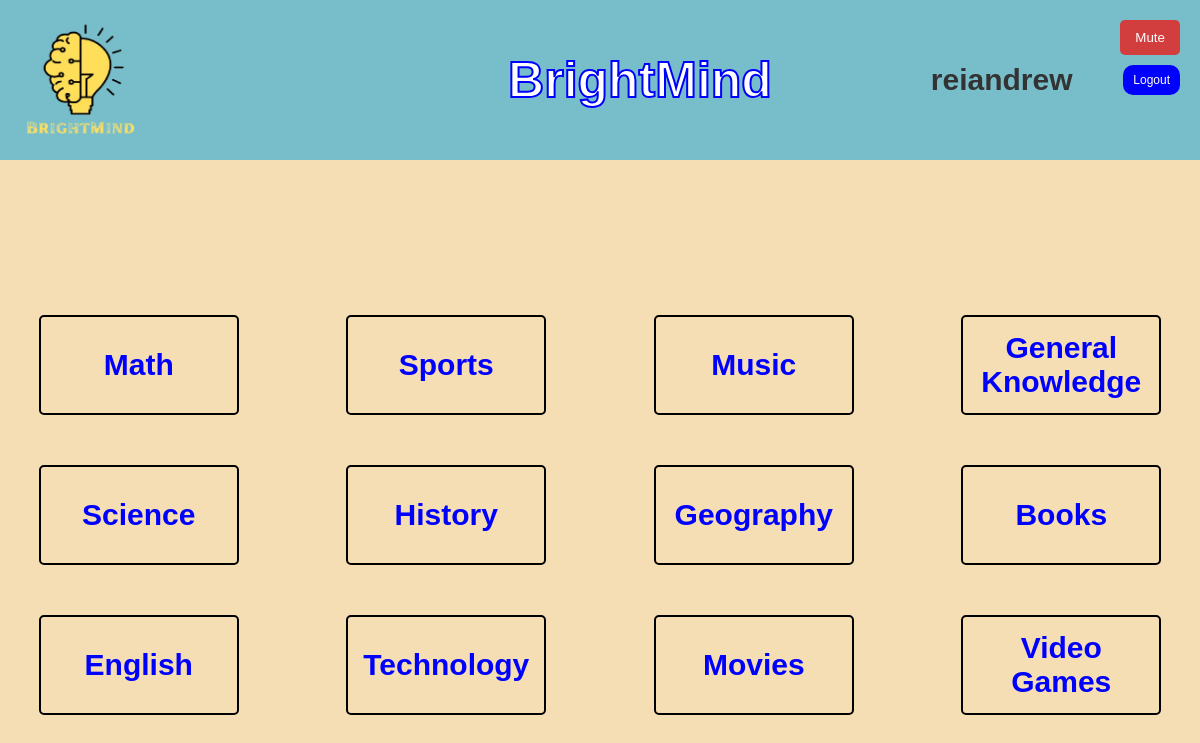
The app's page / (signed in) with its own data.
### quiz/models.py (models this page shows, shortened)
class Category(models.Model):
    name = models.CharField(max_length=50)

### quiz/views.py (the view)
# urls.py: path('', views.home, name='home'),
@login_required
def home(request):
    categories = Category.objects.all()
    return render(request, 'quiz/home.html', {'categories': categories})

### quiz/templates/quiz/home.html (shortened to what this page needs)
<!DOCTYPE html>
<html lang="en">
<head>
    {% load static %}
    <link rel="stylesheet" href="{% static 'quiz/style.css' %}">
</head>
<body>
    <div class="header">
        <img class="logo" src="{% static 'quiz/QuizQuest.png' %}" alt="BrightMind" height="120" width="120">
        <div class="head ttl"> <h1>BrightMind</h1></div>
        <div class="users">
            <button class="muteBtn" id="muteBtns">Mute</button>
            <p class="username">{{ request.user.username }}</p>
            <a class="btnLogout" href="{% url 'login' %}">Logout</a>
        </div>
    </div>
    <div class="categories">
        {% for category in categories %}
            <a href="{% url 'quiz' category.id %}" class="category">{{ category.name }}</a>
        {% empty %}
            <p>No categories available.</p>
        {% endfor %}
    </div>
</body>
</html>

### quiz/static/quiz/style.css (style rules this page uses)
*,*::before,*::after { box-sizing: border-box; }
* { margin: 0; padding: 0; }
body { font-family: Arial, sans-serif; background-image:linear-gradient(wheat,wheat); color: #333; text-align: center; }
h1 { color: white; font-size: 50px; }
.categories { display: flex; justify-content: center; flex-direction: column; align-items: center; flex-wrap: wrap; gap: 50px; height: 550px; width: 100%; padding: 10px; margin-top: 80px; }
.header { display: flex; align-items: center; justify-content: space-between; padding: 20px; background-color: rgba(0, 162, 226, 0.511); }
.head { display: flex; align-items: center; justify-content: center; height: 100px; }
.ttl { -webkit-text-stroke: 2px blue; margin-left: 250px; }
.users { display: flex; align-items: center; justify-content: space-between; text-align: center; column-gap: 10px; width: 25%; }
.username { font-size: 30px; font-weight: 800; width: 1000px; }
.btnLogout { display: flex; align-items: center; justify-content: center; height: 30px; padding: 10px; width: 60px; background-color: blue; border-radius: 10px; color: white; font-size: 12px; text-decoration: none; }
.muteBtn { position: absolute; top: 20px; right: 20px; background-color: rgba(218, 51, 51, 0.925); color: white; border: none; padding: 10px 15px; cursor: pointer; border-radius: 5px; }
.category { display: flex; align-items: center; justify-content: center; padding: 10px 20px; border: 2px solid black; color: blue; text-decoration: none; border-radius: 5px; height: 100px; width: 200px; font-size: 30px; font-weight: bold; transition: background-color 0.2s ease, transform 0.2s ease; }
button { padding: 10px 20px; background-color: #4b4b8a; color: white; border: none; border-radius: 5px; cursor: pointer; }
.head { font-size: 24px; color: blue; height: 20%; }

### records on screen
Category: name "Math"
Category: name "Science"
Category: name "English"
Category: name "Sports"
Category: name "History"
Category: name "Technology"
Category: name "Music"
Category: name "Geography"
Category: name "Movies"
Category: name "General Knowledge"
Category: name "Books"
Category: name "Video Games"

### other values on screen
{{ request.user.username }} "reiandrew"
